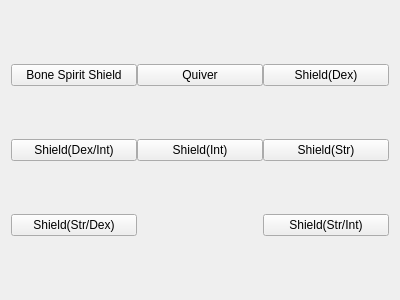
<?xml version="1.0" encoding="UTF-8"?>
<ui version="4.0">
 <class>offhand_types</class>
 <widget class="QWidget" name="offhand_types">
  <property name="geometry">
   <rect>
    <x>0</x>
    <y>0</y>
    <width>400</width>
    <height>300</height>
   </rect>
  </property>
  <property name="windowTitle">
   <string>Form</string>
  </property>
  <layout class="QVBoxLayout" name="verticalLayout">
   <item>
    <widget class="QWidget" name="offhand_types_container" native="true">
     <layout class="QGridLayout" name="gridLayout">
      <property name="leftMargin">
       <number>0</number>
      </property>
      <property name="topMargin">
       <number>0</number>
      </property>
      <property name="rightMargin">
       <number>0</number>
      </property>
      <property name="bottomMargin">
       <number>0</number>
      </property>
      <property name="spacing">
       <number>0</number>
      </property>
      <item row="1" column="0">
       <widget class="QPushButton" name="dex_int_shield_btn">
        <property name="text">
         <string>Shield(Dex/Int)</string>
        </property>
        <attribute name="buttonGroup">
         <string notr="true">offhand_types_btn_group</string>
        </attribute>
       </widget>
      </item>
      <item row="1" column="1">
       <widget class="QPushButton" name="int_shield_btn">
        <property name="text">
         <string>Shield(Int)</string>
        </property>
        <attribute name="buttonGroup">
         <string notr="true">offhand_types_btn_group</string>
        </attribute>
       </widget>
      </item>
      <item row="0" column="0">
       <widget class="QPushButton" name="focus_can_roll_minion_modifiers_shield_btn">
        <property name="text">
         <string>Bone Spirit Shield</string>
        </property>
        <attribute name="buttonGroup">
         <string notr="true">offhand_types_btn_group</string>
        </attribute>
       </widget>
      </item>
      <item row="1" column="2">
       <widget class="QPushButton" name="str_shield_btn">
        <property name="text">
         <string>Shield(Str)</string>
        </property>
        <attribute name="buttonGroup">
         <string notr="true">offhand_types_btn_group</string>
        </attribute>
       </widget>
      </item>
      <item row="0" column="1">
       <widget class="QPushButton" name="quiver_btn">
        <property name="text">
         <string>Quiver</string>
        </property>
        <attribute name="buttonGroup">
         <string notr="true">offhand_types_btn_group</string>
        </attribute>
       </widget>
      </item>
      <item row="0" column="2">
       <widget class="QPushButton" name="dex_shield_btn">
        <property name="text">
         <string>Shield(Dex)</string>
        </property>
        <attribute name="buttonGroup">
         <string notr="true">offhand_types_btn_group</string>
        </attribute>
       </widget>
      </item>
      <item row="2" column="0">
       <widget class="QPushButton" name="str_dex_shield_btn">
        <property name="text">
         <string>Shield(Str/Dex)</string>
        </property>
        <attribute name="buttonGroup">
         <string notr="true">offhand_types_btn_group</string>
        </attribute>
       </widget>
      </item>
      <item row="2" column="2">
       <widget class="QPushButton" name="str_int_shield_btn">
        <property name="text">
         <string>Shield(Str/Int)</string>
        </property>
        <attribute name="buttonGroup">
         <string notr="true">offhand_types_btn_group</string>
        </attribute>
       </widget>
      </item>
     </layout>
    </widget>
   </item>
  </layout>
 </widget>
 <resources/>
 <connections/>
 <buttongroups>
  <buttongroup name="offhand_types_btn_group"/>
 </buttongroups>
</ui>
